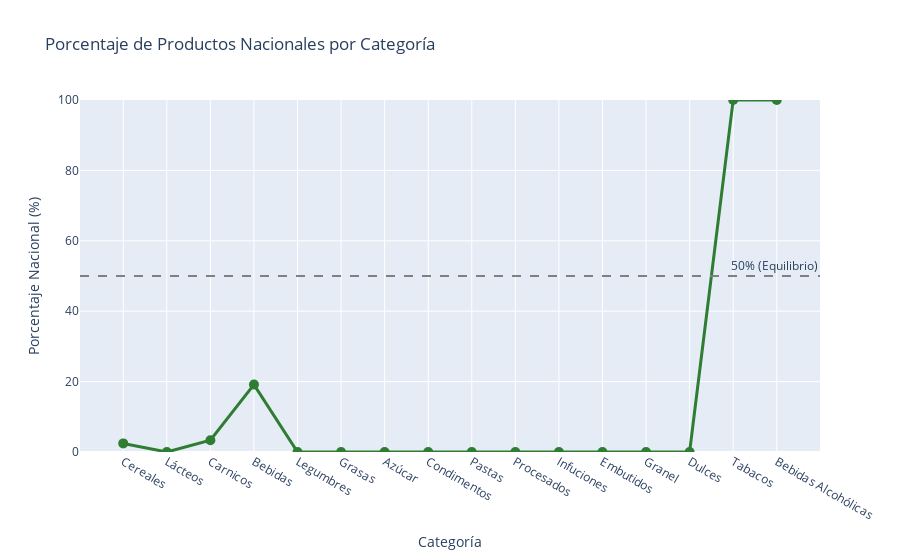

The code cell stored with this chart in its notebook:
### Markdown cell above
## 📈 Tendencias por Categoría
¿Hay categorías donde los productos nacionales dominan? ¿O todas muestran alta dependencia de importaciones?

### Code cell
fig = grafica_linea_tendencia(productos)
mostrar_grafica(fig)

### Figure 1 — Plotly figure (JSON) as saved in the notebook; plotly's stock layout.template omitted (floating-point values rounded to 4 significant figures)
{"data": [{"line": {"color": "#2E7D32", "width": 3}, "marker": {"size": 10}, "mode": "lines+markers", "name": "% Nacional", "type": "scatter", "x": ["Cereales", "Lácteos", "Carnicos", "Bebidas", "Legumbres", "Grasas", "Azúcar", "Condimentos", "Pastas", "Procesados", "Infuciones", "Embutidos", "Granel", "Dulces", "Tabacos", "Bebidas Alcohólicas"], "y": [2.439, 0, 3.333, 19.15, 0, 0, 0, 0, 0, 0, 0, 0, 0, 0, 100, 100]}], "layout": {"annotations": [{"showarrow": false, "text": "50% (Equilibrio)", "x": 1, "xanchor": "right", "xref": "x domain", "y": 50, "yanchor": "bottom", "yref": "y"}], "font": {"size": 12}, "shapes": [{"line": {"color": "gray", "dash": "dash"}, "type": "line", "x0": 0, "x1": 1, "xref": "x domain", "y0": 50, "y1": 50, "yref": "y"}], "title": {"text": "Porcentaje de Productos Nacionales por Categoría"}, "xaxis": {"title": {"text": "Categoría"}}, "yaxis": {"range": [0, 100], "title": {"text": "Porcentaje Nacional (%)"}}}}
